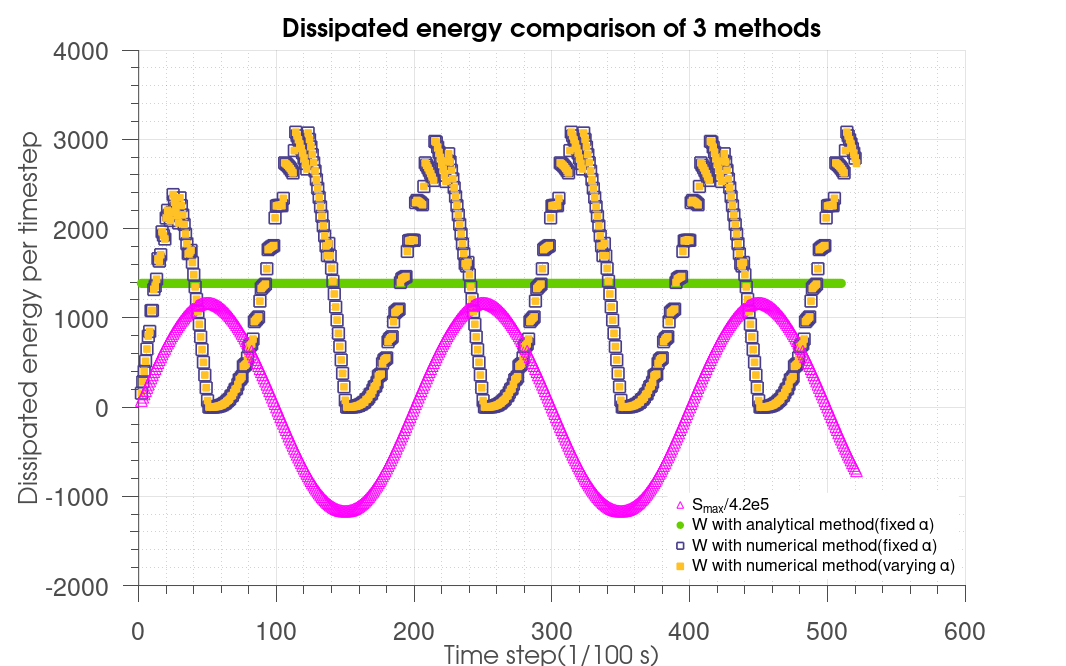

The MATLAB script that drew this image: (Note: a time limit stopped this script after it produced the figure.)

% Program to get the Gauss-Legendre Quadrature results (Vectorized)
clear;clc;close all;

dbstop if error
format long e

[x]= [0.999305042	0.996340117	0.991013371	0.983336254	0.973326828	0.9610088	0.946411375	0.929569172	0.910522137...
    0.889315446	0.865999398	0.840629296	0.813265315	0.783972359	0.752819907	0.71988185	0.685236313	0.648965471...
    0.611155355	0.571895646	0.531279464	0.489403146	0.446366017	0.402270158	0.357220158	0.311322872	0.264687162...
    0.217423644	0.16964442	0.121462819	0.072993122	0.024350293	-0.024350293	-0.072993122	-0.121462819	-0.16964442...
    -0.217423644	-0.264687162	-0.311322872	-0.357220158	-0.402270158	-0.446366017	-0.489403146	-0.531279464...
    -0.571895646	-0.611155355	-0.648965471	-0.685236313	-0.71988185	-0.752819907	-0.783972359	-0.813265315...
    -0.840629296	-0.865999398	-0.889315446	-0.910522137	-0.929569172	-0.946411375	-0.9610088	-0.973326828...
    -0.983336254	-0.991013371	-0.996340117	-0.999305042];
[weight]=[0.001783281	0.004147033	0.006504458	0.00884676	0.011168139	0.013463048	0.01572603	0.017951716	0.020134823...
    0.022270174	0.024352703	0.02637747	0.028339673	0.030234657	0.032057928	0.033805162	0.035472213	0.037055129	0.038550153...
    0.039953741	0.041262563	0.042473515	0.043583725	0.044590558	0.045491628	0.046284797	0.046968183	0.047540166	0.047999389...
    0.048344762	0.048575467	0.048690957	0.048690957	0.048575467	0.048344762	0.047999389	0.047540166	0.046968183	0.046284797...
    0.045491628	0.044590558	0.043583725	0.042473515	0.041262563	0.039953741	0.038550153	0.037055129	0.035472213	0.033805162...
    0.032057928	0.030234657	0.028339673	0.02637747	0.024352703	0.022270174	0.020134823	0.017951716	0.01572603	0.013463048...
    0.011168139	0.00884676	0.006504458	0.004147033	0.001783281];
% [x]=xlsread('Gauss-Legendre Quadrature','Sheet1','b1:z1');
% [weight]=xlsread('Gauss-Legendre Quadrature','Sheet1','b2:z2');

E=191e9;               %Young's modulus
nu=0.38;                 %poisson's ratio
k=1e9;                  %hardening parameter
b=1.1;                      %weakening scales distribution exponent (between 1 and 2)
y=1080e6;            %macroscopic yield stress
sigu=1200e6;             %ultimite stress
ff=690e6;              %bending fatigue limit
tt=428e6;                  %torsion fatigue limit

load=6e8;            %cyclic load
loadtensor= [load 0 0;0 0 0;0 0 0];
stepnumber=200;        %devide one cycle in 200 parts
f=50;                            %frequency of load
steptime=1/f/stepnumber;
delta=(b+1)/(b-1);
a=0.5;
alp0=0.78165;
W0=1.5e5;             %dissipated energy to failure per unit volume
n0=3;                   %number of initial local defects
lam=0.3;               %hydrostatic pressure sensitivity
hydro=1/3*sum(diag(loadtensor));
yield=y-lam*hydro;                   %our mean stress

%---------------------2 Cyclic load calculation-----------------------------
Dcyc(1)=1e-16;
n=1;
Wcyc=4*(E-k)*(1+nu)*(b-1)/(E*(E+k*nu)*b*(b+1))*norm(loadtensor-hydro*eye(3),'fro').^(b+1)*yield.^(1-b) ;
while Dcyc(n)< 1
 Dcyc(n+1) = Dcyc(n)+ Dcyc(n)^alp0*Wcyc/stepnumber/W0;
 hold on;
W_cyc=plot (n+1,Wcyc/stepnumber,'LineStyle', 'none','LineWidth', 1, 'Marker', 'o', 'MarkerSize',10, ...
    'MarkerEdgeColor',  [	102 205 0]/255, 'MarkerFaceColor' ,[	102 205 0]/255);
 n=n+1;
end
n

%---------------------3 Numerical method with fixed alp-----------------------------
D= ones(1,1e6)*1e-16; %Pre-allocate memory for vectors
n=1;       %initial recording point
%---------------------to get the the first Sb-----------------------------
stress11=load*sind(n*360/stepnumber);
hydro=1/3*sum(stress11+0+0);

dev1=[stress11 0 0;0 0 0;0 0 0]-hydro*eye(3);
dev11=dev1(1,1); dev12=dev1(1,3); dev13=dev1(1,3);
dev21=dev1(2,1); dev22=dev1(2,2); dev23=dev1(2,3);
dev31=dev1(3,1); dev32=dev1(3,2); dev33=dev1(3,3);
Smax=norm(dev1,'fro');

trial11=dev11; trial12=dev12; trial13=dev13;
trial21=dev21; trial22=dev22; trial23=dev23;
trial31=dev31; trial32=dev32; trial33=dev33;
normtrial(1)=norm([trial11, trial12, trial13; trial21, trial22, trial23;trial31, trial32, trial33],'fro');

s= (x/2+1/2).^(1/(1-b)); %1*25
yield=y-lam*hydro;  
eta=bsxfun(@minus,bsxfun(@times,normtrial(1)/yield,s),1); %compare normtrial with yield/s 
eta(eta<0)=0; %only keep normtrials which are larger than yield/s 

Sb11=bsxfun(@rdivide,trial11,bsxfun(@plus,eta,1));Sb12=bsxfun(@rdivide,trial12,bsxfun(@plus,eta,1));Sb13=bsxfun(@rdivide,trial13,bsxfun(@plus,eta,1));
Sb21=bsxfun(@rdivide,trial21,bsxfun(@plus,eta,1));Sb22=bsxfun(@rdivide,trial22,bsxfun(@plus,eta,1));Sb23=bsxfun(@rdivide,trial23,bsxfun(@plus,eta,1));
Sb31=bsxfun(@rdivide,trial31,bsxfun(@plus,eta,1));Sb32=bsxfun(@rdivide,trial32,bsxfun(@plus,eta,1));Sb33=bsxfun(@rdivide,trial33,bsxfun(@plus,eta,1));
%1*25 for each Sb element
Sbtensor=[Sb11; Sb12; Sb13; Sb21; Sb22; Sb23;Sb31; Sb32; Sb33];
normSb=sqrt(sum(Sbtensor.^2)); %sum(a) sums all the colume

% existsOnGPU(normSb)
Ws=(bsxfun(@minus,normtrial,bsxfun(@rdivide, yield,s))<=0).*...
    (0)+...
    (bsxfun(@minus,normtrial,bsxfun(@rdivide, yield,s))>0).*...
    ((E-k)*(1+nu)*(2*E*(E+k*nu))^-1*bsxfun(@times,weight,bsxfun(@rdivide,bsxfun(@times,bsxfun(@minus,normtrial,bsxfun(@rdivide, yield,s)),yield),s)));

W= sum(Ws);
D(2)=D(1)+D(1)^alp0*W/W0;
%% 

tic;
while D(n)<1
    stress11=load*sind(n*360/stepnumber);
hydro=1/3*sum(stress11+0+0);
dev1=[stress11 0 0;0 0 0;0 0 0]-hydro*eye(3);
    dev11=dev1(1,1); dev12=dev1(1,2); dev13=dev1(1,3);
    dev21=dev1(2,1); dev22=dev1(2,2); dev23=dev1(2,3);
    dev31=dev1(3,1); dev32=dev1(3,2); dev33=dev1(3,3);
        
    stress11=load*sind((n+1)*360/stepnumber);
hydro=1/3*sum(stress11+0+0);
devn=[stress11 0 0;0 0 0;0 0 0]-hydro*eye(3);
    dev11g=devn(1,1); dev12g=devn(1,2); dev13g=devn(1,3);
    dev21g=devn(2,1); dev22g=devn(2,2); dev23g=devn(2,3);
    dev31g=devn(3,1); dev32g=devn(3,2); dev33g=devn(3,3);
    Smax=norm(devn,'fro');
    
    trial11=bsxfun(@plus,Sb11,(dev11g-dev11)); trial12=bsxfun(@plus,Sb12,(dev12g-dev12));trial13=bsxfun(@plus,Sb13,(dev13g-dev13));
    trial21=bsxfun(@plus,Sb21,(dev21g-dev21)); trial22=bsxfun(@plus,Sb22,(dev22g-dev22));trial23=bsxfun(@plus,Sb23,(dev23g-dev23));
    trial31=bsxfun(@plus,Sb31,(dev31g-dev31)); trial32=bsxfun(@plus,Sb32,(dev32g-dev32));trial33=bsxfun(@plus,Sb33,(dev33g-dev33));
    trialtensor=[trial11; trial12; trial13; trial21; trial22; trial23;trial31; trial32; trial33];
    normtrial=sqrt(sum(trialtensor.^2));
    yield=y-lam*hydro;  
    eta=bsxfun(@minus,bsxfun(@times,normtrial/yield,s),1); %1*25
    eta(eta<0)=0;
    
    Sb11=bsxfun(@rdivide,trial11,bsxfun(@plus,eta,1));Sb12=bsxfun(@rdivide,trial12,bsxfun(@plus,eta,1));Sb13=bsxfun(@rdivide,trial13,bsxfun(@plus,eta,1));
    Sb21=bsxfun(@rdivide,trial21,bsxfun(@plus,eta,1));Sb22=bsxfun(@rdivide,trial22,bsxfun(@plus,eta,1));Sb23=bsxfun(@rdivide,trial23,bsxfun(@plus,eta,1));
    Sb31=bsxfun(@rdivide,trial31,bsxfun(@plus,eta,1));Sb32=bsxfun(@rdivide,trial32,bsxfun(@plus,eta,1));Sb33=bsxfun(@rdivide,trial33,bsxfun(@plus,eta,1));
    %1*25 for each Sb element
    Sbtensor=[Sb11; Sb12; Sb13; Sb21; Sb22; Sb23;Sb31; Sb32; Sb33];
    normSb=sqrt(sum(Sbtensor.^2)); %sum(a) sums all the colume

    Ws=(bsxfun(@minus,normtrial,bsxfun(@rdivide, yield,s))<=0).*...
        (0)+...
        (bsxfun(@minus,normtrial,bsxfun(@rdivide, yield,s))>0).*...
        ((E-k)*(1+nu)*(2*E*(E+k*nu))^-1*bsxfun(@times,weight,bsxfun(@rdivide,bsxfun(@times,bsxfun(@minus,normtrial,bsxfun(@rdivide, yield,s)),yield),s)));
    
    W= sum(Ws);
    hold on;
W_fix_alp=plot ((n+1),W,'LineStyle', 'none','LineWidth', 2, 'Marker', 's', 'MarkerSize',14, ...
    'MarkerEdgeColor',  [72 61 139]/255, 'MarkerFaceColor' , 'none');

    D(n+1)=D(n)+D(n)^alp0*W/W0;
           
    n=n+1;
end
toc;
n
t=n/stepnumber*1/f;
disp(['Time to failure is ' num2str(t) ' s.']);
Nf=n*stepnumber^-1;
disp(['Cycles to failure is ' num2str(Nf) ' cycles.']);


%---------------------3 Numerical method with alp(Smin)-----------------------------
D2= ones(1,1e6)*1e-16; %Pre-allocate memory for vectors
n=1;       %initial recording point
%---------------------to get the the first Sb-----------------------------
stress11=load*sind(n*360/stepnumber);
hydro=1/3*sum(stress11+0+0);

dev1=[stress11 0 0;0 0 0;0 0 0]-hydro*eye(3);
dev11=dev1(1,1); dev12=dev1(1,3); dev13=dev1(1,3);
dev21=dev1(2,1); dev22=dev1(2,2); dev23=dev1(2,3);
dev31=dev1(3,1); dev32=dev1(3,2); dev33=dev1(3,3);
Smax=norm(dev1,'fro');

trial11=dev11; trial12=dev12; trial13=dev13;
trial21=dev21; trial22=dev22; trial23=dev23;
trial31=dev31; trial32=dev32; trial33=dev33;
normtrial(1)=norm([trial11, trial12, trial13; trial21, trial22, trial23;trial31, trial32, trial33],'fro');

s= (x/2+1/2).^(1/(1-b)); %1*25
yield=y-lam*hydro;  
eta=bsxfun(@minus,bsxfun(@times,normtrial(1)/yield,s),1); %compare normtrial with yield/s 
eta(eta<0)=0; %only keep normtrials which are larger than yield/s 

Sb11=bsxfun(@rdivide,trial11,bsxfun(@plus,eta,1));Sb12=bsxfun(@rdivide,trial12,bsxfun(@plus,eta,1));Sb13=bsxfun(@rdivide,trial13,bsxfun(@plus,eta,1));
Sb21=bsxfun(@rdivide,trial21,bsxfun(@plus,eta,1));Sb22=bsxfun(@rdivide,trial22,bsxfun(@plus,eta,1));Sb23=bsxfun(@rdivide,trial23,bsxfun(@plus,eta,1));
Sb31=bsxfun(@rdivide,trial31,bsxfun(@plus,eta,1));Sb32=bsxfun(@rdivide,trial32,bsxfun(@plus,eta,1));Sb33=bsxfun(@rdivide,trial33,bsxfun(@plus,eta,1));
%1*25 for each Sb element
Sbtensor=[Sb11; Sb12; Sb13; Sb21; Sb22; Sb23;Sb31; Sb32; Sb33];
normSb=sqrt(sum(Sbtensor.^2)); %sum(a) sums all the colume

% existsOnGPU(normSb)
Ws=(bsxfun(@minus,normtrial,bsxfun(@rdivide, yield,s))<=0).*...
    (0)+...
    (bsxfun(@minus,normtrial,bsxfun(@rdivide, yield,s))>0).*...
    ((E-k)*(1+nu)*(2*E*(E+k*nu))^-1*bsxfun(@times,weight,bsxfun(@rdivide,bsxfun(@times,bsxfun(@minus,normtrial,bsxfun(@rdivide, yield,s)),yield),s)));

W= sum(Ws);
sequence=((Smax*yield^-1)*(1-Smax*yield^-1)^-1)^b;
sequence(sequence<0)=0;
alp(1)=1-a*sequence;
D2(2)=D2(1)+D2(1)^alp(1)*W/W0;
%% 

tic;
while D2(n)<1
    stress11=load*sind(n*360/stepnumber);
hydro=1/3*sum(stress11+0+0);
dev1=[stress11 0 0;0 0 0;0 0 0]-hydro*eye(3);
    dev11=dev1(1,1); dev12=dev1(1,2); dev13=dev1(1,3);
    dev21=dev1(2,1); dev22=dev1(2,2); dev23=dev1(2,3);
    dev31=dev1(3,1); dev32=dev1(3,2); dev33=dev1(3,3);
        
    stress11=load*sind((n+1)*360/stepnumber);
hydro=1/3*sum(stress11+0+0);
devn=[stress11 0 0;0 0 0;0 0 0]-hydro*eye(3);
    dev11g=devn(1,1); dev12g=devn(1,2); dev13g=devn(1,3);
    dev21g=devn(2,1); dev22g=devn(2,2); dev23g=devn(2,3);
    dev31g=devn(3,1); dev32g=devn(3,2); dev33g=devn(3,3);
    Smax=norm(devn,'fro');
    
    trial11=bsxfun(@plus,Sb11,(dev11g-dev11)); trial12=bsxfun(@plus,Sb12,(dev12g-dev12));trial13=bsxfun(@plus,Sb13,(dev13g-dev13));
    trial21=bsxfun(@plus,Sb21,(dev21g-dev21)); trial22=bsxfun(@plus,Sb22,(dev22g-dev22));trial23=bsxfun(@plus,Sb23,(dev23g-dev23));
    trial31=bsxfun(@plus,Sb31,(dev31g-dev31)); trial32=bsxfun(@plus,Sb32,(dev32g-dev32));trial33=bsxfun(@plus,Sb33,(dev33g-dev33));
    trialtensor=[trial11; trial12; trial13; trial21; trial22; trial23;trial31; trial32; trial33];
    normtrial=sqrt(sum(trialtensor.^2));
    yield=y-lam*hydro;  
    eta=bsxfun(@minus,bsxfun(@times,normtrial/yield,s),1); %1*25
    eta(eta<0)=0;
    
    Sb11=bsxfun(@rdivide,trial11,bsxfun(@plus,eta,1));Sb12=bsxfun(@rdivide,trial12,bsxfun(@plus,eta,1));Sb13=bsxfun(@rdivide,trial13,bsxfun(@plus,eta,1));
    Sb21=bsxfun(@rdivide,trial21,bsxfun(@plus,eta,1));Sb22=bsxfun(@rdivide,trial22,bsxfun(@plus,eta,1));Sb23=bsxfun(@rdivide,trial23,bsxfun(@plus,eta,1));
    Sb31=bsxfun(@rdivide,trial31,bsxfun(@plus,eta,1));Sb32=bsxfun(@rdivide,trial32,bsxfun(@plus,eta,1));Sb33=bsxfun(@rdivide,trial33,bsxfun(@plus,eta,1));
    %1*25 for each Sb element
    Sbtensor=[Sb11; Sb12; Sb13; Sb21; Sb22; Sb23;Sb31; Sb32; Sb33];
    normSb=sqrt(sum(Sbtensor.^2)); %sum(a) sums all the colume

    Ws=(bsxfun(@minus,normtrial,bsxfun(@rdivide, yield,s))<=0).*...
        (0)+...
        (bsxfun(@minus,normtrial,bsxfun(@rdivide, yield,s))>0).*...
        ((E-k)*(1+nu)*(2*E*(E+k*nu))^-1*bsxfun(@times,weight,bsxfun(@rdivide,bsxfun(@times,bsxfun(@minus,normtrial,bsxfun(@rdivide, yield,s)),yield),s)));
    
    W= sum(Ws);
    
    hold on;
W_change_alp=plot ((n+1),W,'LineStyle', 'none','LineWidth', 1, 'Marker', 's', 'MarkerSize',8, ...
    'MarkerEdgeColor',  [255 193 37]/255, 'MarkerFaceColor' , [255 193 37]/255);
Smax1=plot ((n+1),sign(stress11)*Smax/4.2e5,'LineStyle', 'none','LineWidth', 1, 'Marker', '^', 'MarkerSize',14, ...
    'MarkerEdgeColor',  'm', 'MarkerFaceColor' , 'none');
sequence=((Smax*yield^-1)*(1-Smax*yield^-1)^-1)^b;
sequence(sequence<0)=0;
alp(n+1)=1-a*sequence;
    D2(n+1)=D2(n)+D2(n)^alp(n+1)*W/W0;
    n=n+1;
end
toc;
n
t=n/stepnumber*1/f;
disp(['Time to failure is ' num2str(t) ' s.']);
Nf=n*stepnumber^-1;
disp(['Cycles to failure is ' num2str(Nf) ' cycles.']);
disp(['Mean alpha to give fix alpha value is ' num2str(mean(alp)) ' .']);


% %---------------------in loop 2 scales plot settings-----------------------------
grid on;
grid minor;
set(gca ,'FontSize',30);
hXLabel = xlabel('Time step(1/100 s)' ,'Fontsize' ,30);
hYLabel = ylabel('Dissipated energy per timestep', 'Fontsize' ,30);
hTitle = title('Dissipated energy comparison of 3 methods' ,'Fontsize' ,30);
set(hTitle, 'FontSize', 30, 'FontWeight' , 'bold')
hLegend=legend([Smax1,W_cyc,W_fix_alp,W_change_alp],'S_{max}/4.2e5','W with analytical method(fixed \alpha)','W with numerical method(fixed \alpha)',...
    'W with numerical method(varying \alpha)','Location','southeast');
set(hLegend, 'FontSize', 20)
set(hLegend,'Box','on');
set(hLegend,'EdgeColor',[1 1 1]); %set the edge colour of the legend to white
% Adjust font
set(gca, 'FontName', 'Helvetica')
set([hTitle, hXLabel, hYLabel], 'FontName', 'AvantGarde')
% Adjust axes properties
set(gca, 'Box', 'off', 'TickDir', 'out', 'TickLength', [.02 .02], ...
    'XMinorTick', 'on', 'YMinorTick', 'on', 'YGrid', 'on', ...
    'XColor', [.3 .3 .3], 'YColor', [.3 .3 .3], ...
    'LineWidth', 1)
set(gcf,'color','w'); %set figure background transparent
set(gca,'color','w'); %set axis transparent
% Maximize print figure
set(gcf,'outerposition',get(0,'screensize'));
set(gcf, 'PaperPositionMode', 'manual');
set(gcf, 'PaperUnits', 'points'); %[ {inches} | centimeters | normalized | points ]
set(gcf, 'PaperPosition', [0 0 1280 800]); %set(gcf,'PaperPosition',[left,bottom,width,height])


saveas(gcf,'F:\Git\Anew\figures\W_3methods.png');
saveas(gcf,'F:\Git\PhDreport\BEAMER\UTC2017\figures\W_3methods.png');

% saveas(gcf,'F:\Git\Anew\figures\W_3methods_enlarge.png');

sp=actxserver('SAPI.SpVoice');
sp.Speak('I have finished the job you gave me and thank you for that');
%mail2me('job finished',['Elapsed time is ' num2str(toc) ' seconds. Real test time is ' testtime ' seconds. Number of points to failure is ' NF ' points.']);
